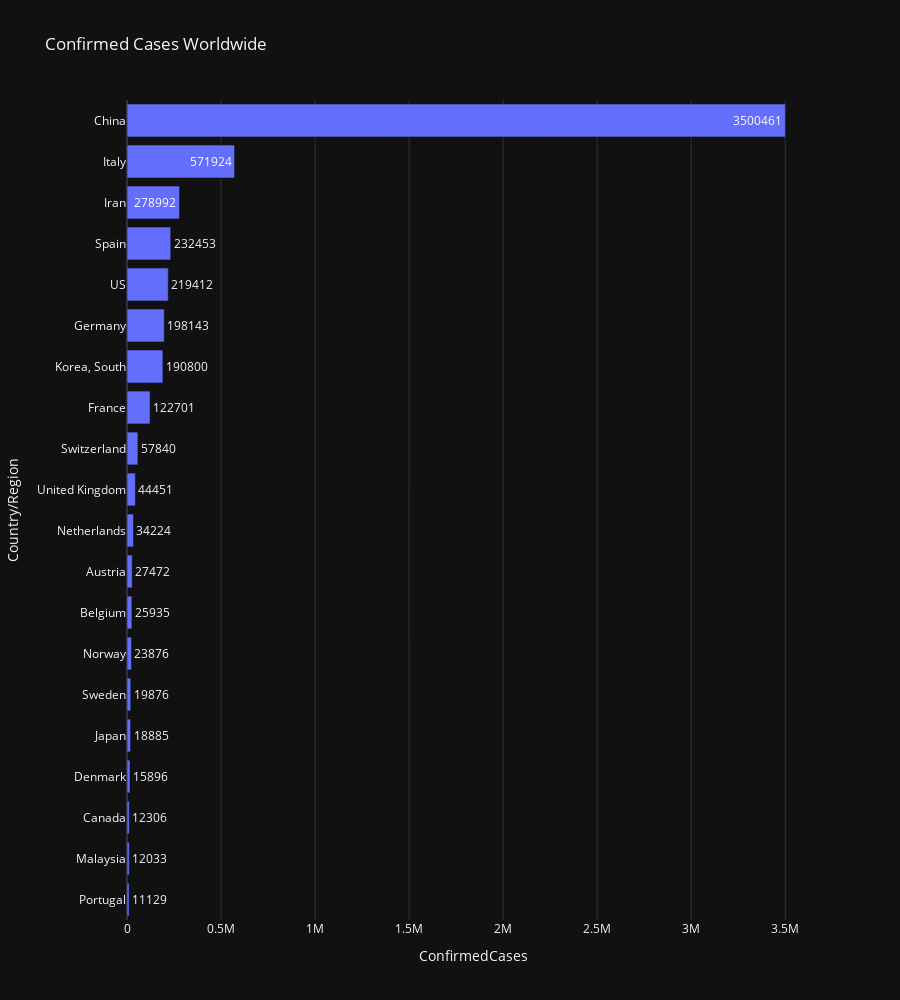

Here is the notebook cell this chart was saved with:
### Code cell
fig = px.bar(latest_grouped.sort_values('ConfirmedCases', ascending=False)[:20][::-1], 
             x='ConfirmedCases', y='Country/Region',
             title='Confirmed Cases Worldwide', text='ConfirmedCases', height=1000, orientation='h')
fig.show()

### Figure 1 — Plotly figure (JSON) as saved in the notebook; plotly's stock layout.template omitted (floating-point values rounded to 4 significant figures)
{"data": [{"alignmentgroup": "True", "hoverlabel": {"namelength": 0}, "hovertemplate": "ConfirmedCases=%{text}<br>Country/Region=%{y}", "legendgroup": "", "marker": {"color": "#636efa"}, "name": "", "offsetgroup": "", "orientation": "h", "showlegend": false, "text": [11129, 12033, 12306, 15896, 18885, 19876, 23876, 25935, 27472, 34224, 44451, 57840, 122701, 190800, 198143, 219412, 232453, 278992, 571924, 3500461], "textposition": "auto", "type": "bar", "x": [11129, 12033, 12306, 15896, 18885, 19876, 23876, 25935, 27472, 34224, 44451, 57840, 122701, 190800, 198143, 219412, 232453, 278992, 571924, 3500461], "xaxis": "x", "y": ["Portugal", "Malaysia", "Canada", "Denmark", "Japan", "Sweden", "Norway", "Belgium", "Austria", "Netherlands", "United Kingdom", "Switzerland", "France", "Korea, South", "Germany", "US", "Spain", "Iran", "Italy", "China"], "yaxis": "y"}], "layout": {"barmode": "relative", "height": 1000, "legend": {"tracegroupgap": 0}, "title": {"text": "Confirmed Cases Worldwide"}, "xaxis": {"anchor": "y", "domain": [0, 1], "title": {"text": "ConfirmedCases"}}, "yaxis": {"anchor": "x", "domain": [0, 1], "title": {"text": "Country/Region"}}}}
